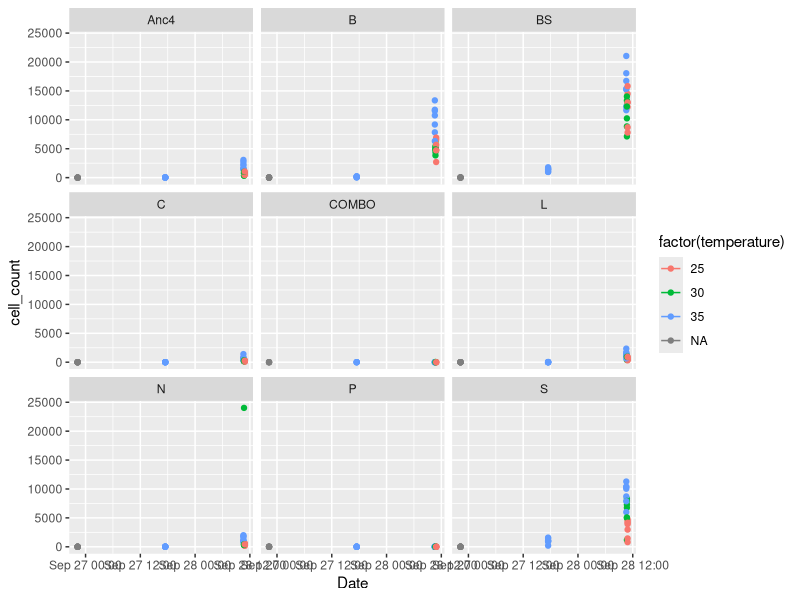
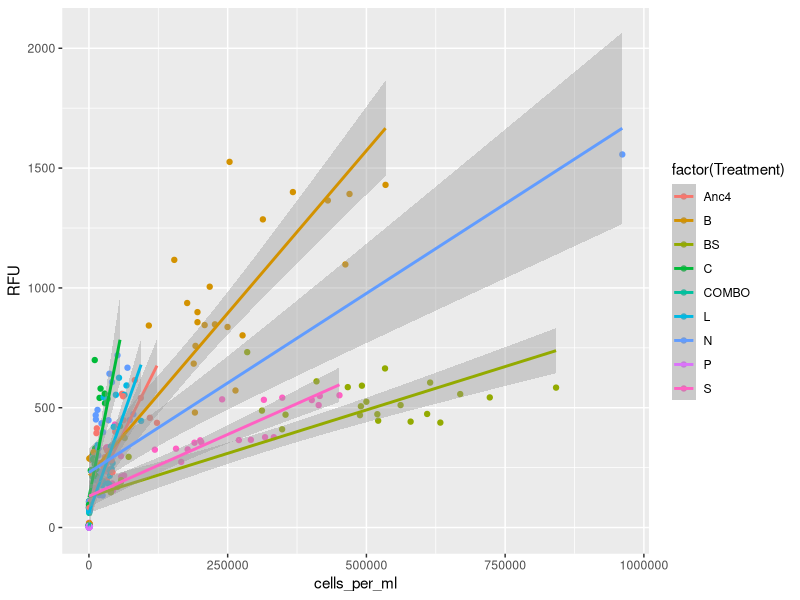

The R script that drew these images, in order:


library(tidyverse)

rfus <- read_csv("data-processed/all_exponential_rfus.csv")
cell_counts <- read_csv("data-processed/all_cell_counts_ANC4.csv") %>% 
	select(n, well, plate) %>% 
	unite(col = population_id, plate, well, remove = FALSE)

plate25 <- rfus %>% 
	dplyr::filter(plate == "25") 

singles <- rfus %>% 
	dplyr::filter(plate %in% c("5", "6", "9", "10", "13", "14")) %>% 
	dplyr::filter(date_time > ymd_hms("2018-09-27 07:45:41")) 

all_singles <- bind_rows(plate25, singles)

all_rfu_counts <- left_join(all_singles, cell_counts, by = c("population_id", "well", "plate"))

all_rfu_counts2 <- all_rfu_counts %>% 
	mutate(cell_count = ifelse(is.na(n), 0, n)) %>% 
	mutate(cells_per_ml = cell_count*4*10) %>% 
	dplyr::filter(date_time != ymd_hms("2018-09-28 11:22:42"))

all_rfu_counts2 %>% 
	# mutate(temperature = ifelse(is.na(temperature), 30, temperature)) %>% 
	ggplot(aes(x = date_time, y = cell_count, group = population_id, color = factor(temperature))) + geom_point() +
	facet_wrap( ~ Treatment) + 
	# scale_color_viridis_d(name = "Temperature") +
	xlab("Date") + geom_line()

all_rfu_counts2 %>% 
	# dplyr::filter(Treatment == "B") %>% 
	mutate(temperature = ifelse(is.na(temperature), 30, temperature)) %>% 
	ggplot(aes(x = cells_per_ml, y = RFU, color = factor(Treatment))) + geom_point() +
	geom_smooth(method = "lm")


